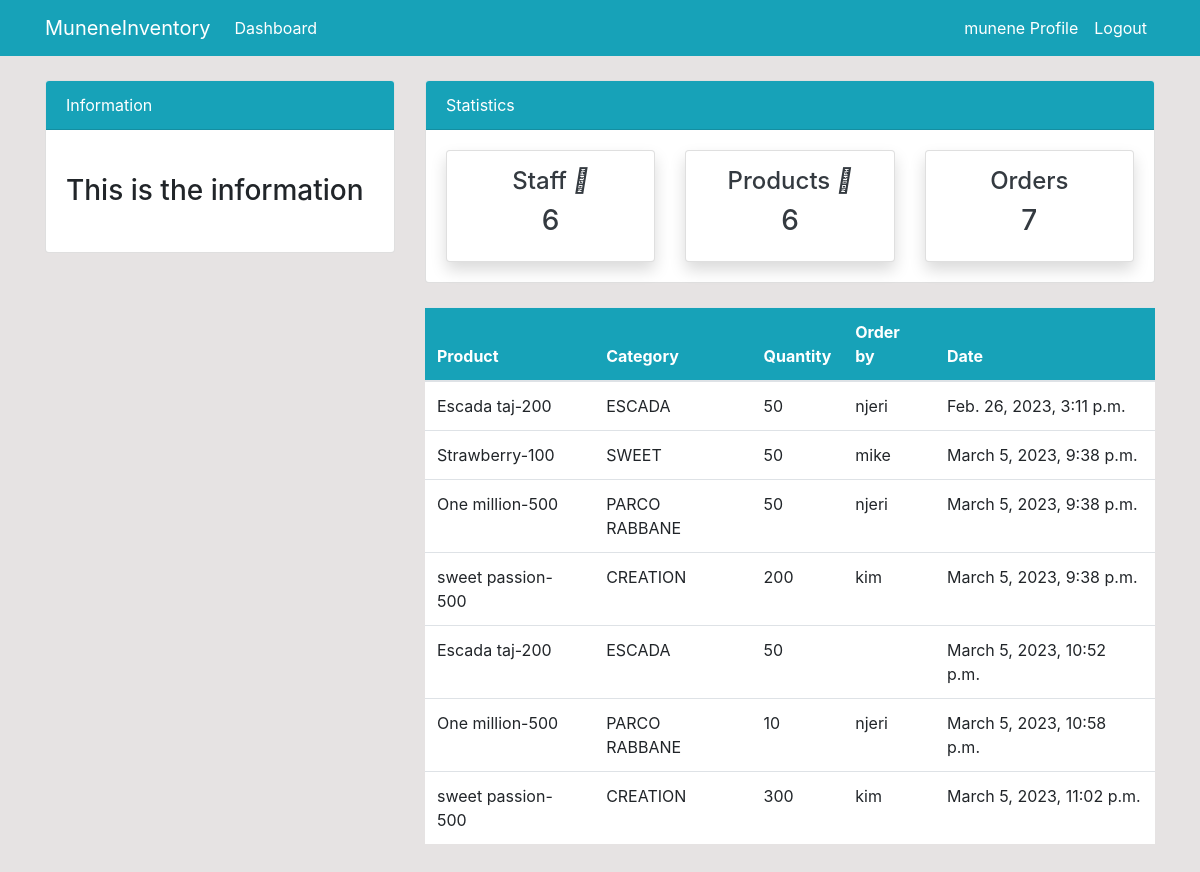
/order/ (signed in), run on the app's committed database.
### dashboard/models.py (models this page shows, shortened)
class Order(models.Model):
    product = models.ForeignKey(Product, on_delete=models.CASCADE, null=True)
    staff = models.ForeignKey(User, models.CASCADE, null=True)
    order_quantity = models.PositiveIntegerField(null=True)
    date = models.DateTimeField(auto_now_add=True)
    class Meta:
        verbose_name_plural = 'Order'

class Product(models.Model):
    name = models.CharField(max_length=100, null=True)
    category = models.CharField(max_length=50, choices=CATEGORY, null=True)
    quantity = models.PositiveIntegerField(null=True)
    class Meta:
        verbose_name_plural = 'Product'
    def __str__(self):
        return f'{self.name}-{self.quantity}'

### dashboard/views.py (the view)
# urls.py: path('order/', views.order, name= 'dashboard-order'),
@login_required
def order(request):
    orders = Order.objects.all()
    orders_count = orders.count()
    workers_count = User.objects.all().count()
    product_count = Product.objects.all().count()
    context = {
        'orders': orders,
        'workers_count': workers_count,
        'orders_count': orders_count,
        'product_count': product_count
    }
    return render(request, 'dashboard/order.html', context)

### templates/dashboard/order.html (shortened to what this page needs)
{% extends 'partials/base.html' %}
{% block content %}
{% include 'partials/topnav.html' %}
<div class="container">
    <div class="row my-4">
        <div class="col-md-4">
        </div>
        <div class="col-md-8">
            <table class="table bg-white">
                <thead class="bg-info">
                <tr class="text-white">
                    <th scope="col">Product</th>
                    <th scope="col">Category</th>
                    <th scope="col">Quantity</th>
                    <th scope="col">Order by</th>
                    <th scope="col">Date</th>
                </tr>
                </thead>
                <tbody>
                    {% for orders in orders %}
                    <tr>
                        <td>{{ orders.product }}</td>
                        <td>{{ orders.product.category }}</td>
                        <td>{{ orders.order_quantity }}</td>
                        <td>
                            {{ orders.staff.username }}
                        </td>
                        <td>
                            {{ orders.date }}
                        </td>
                    </tr>
                    {% endfor %}
                </tbody>
            </table>
        </div>
    </div>
</div>
{% endblock %}

### templates/partials/nav.html (shortened to what this page needs)
<nav class="navbar navbar-expand-lg navbar-info bg-info">
    {% if user.is_authenticated %}
    <div class="container">
        <a class="navbar-brand text-white" href="{% url 'dashboard-index' %}">MuneneInventory</a>
        <div class="collapse navbar-collapse" id="navbarSupportedContent">
            <ul class="navbar-nav mr-auto">
                <li class="nav-item active">
                    <a class="nav-link text-white" href="{% url 'dashboard-index' %}">Dashboard <span class="sr-only">(current)</span></a>
                </li>
            </ul>
            <ul class="navbar-nav ml-auto">
                <li class="nav-item active">
                    <a class="nav-link text-white" href="{% url 'user-profile' %}">{{ user.username }} Profile </a>
                </li>
                <li class="nav-item">
                    <a class="nav-link text-white" href="{% url 'user-logout' %}">Logout</a>
                </li>
            </ul>
            {% endif %}
        </div>
    </div>
</nav>

### static/style.css (style rules this page uses)
body { background: rgb(230, 227, 227); }

### data on the page
Order: product "Escada taj-200", product.category "ESCADA", order_quantity "50", staff.username "njeri", date "Feb. 26, 2023, 3:11 p.m."
Order: product "Strawberry-100", product.category "SWEET", order_quantity "50", staff.username "mike", date "March 5, 2023, 9:38 p.m."
Order: product "One million-500", product.category "PARCO RABBANE", order_quantity "50", staff.username "njeri", date "March 5, 2023, 9:38 p.m."
Order: product "sweet passion-500", product.category "CREATION", order_quantity "200", staff.username "kim", date "March 5, 2023, 9:38 p.m."
Order: product "Escada taj-200", product.category "ESCADA", order_quantity "50", date "March 5, 2023, 10:52 p.m."
Order: product "One million-500", product.category "PARCO RABBANE", order_quantity "10", staff.username "njeri", date "March 5, 2023, 10:58 p.m."
Order: product "sweet passion-500", product.category "CREATION", order_quantity "300", staff.username "kim", date "March 5, 2023, 11:02 p.m."

### other printed values
{{ user.username }} "munene"
{{ workers_count }} "6"
{{ product_count }} "6"
{{ orders_count }} "7"
